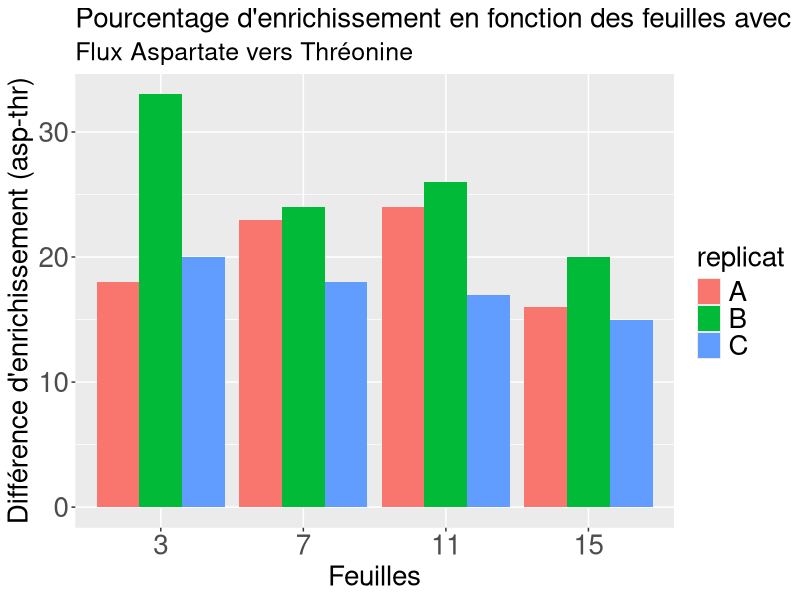

R code for this plot:
# Réprésentation de l'enrichissement aspartate vers thréonine
library(ggplot2)

donnees <- read.table("enrichissement_asp_thr.tsv" , header = T, sep = "\t" , dec = ",")
donnees$feuilles <- as.factor(donnees$feuilles)
str(donnees)
donnees

figure <- ggplot (donnees , aes (x = feuilles , y = difference_enri , fill = replicat))+
  geom_bar(stat = "identity" ,  position=position_dodge() ) +
  labs (x = "Feuilles",
        y = "Différence d'enrichissement (asp-thr)" ,
        title = "Pourcentage d'enrichissement en fonction des feuilles avec les différents réplicats",
        subtitle = "Flux Aspartate vers Thréonine") +
  theme(
    plot.title = element_text(size = 20),      
    plot.subtitle = element_text(size = 18),
    axis.title = element_text(size = 20),    
    axis.text = element_text(size = 20),
    legend.title = element_text(size = 20),           
    legend.text = element_text(size = 20) 
  )
figure